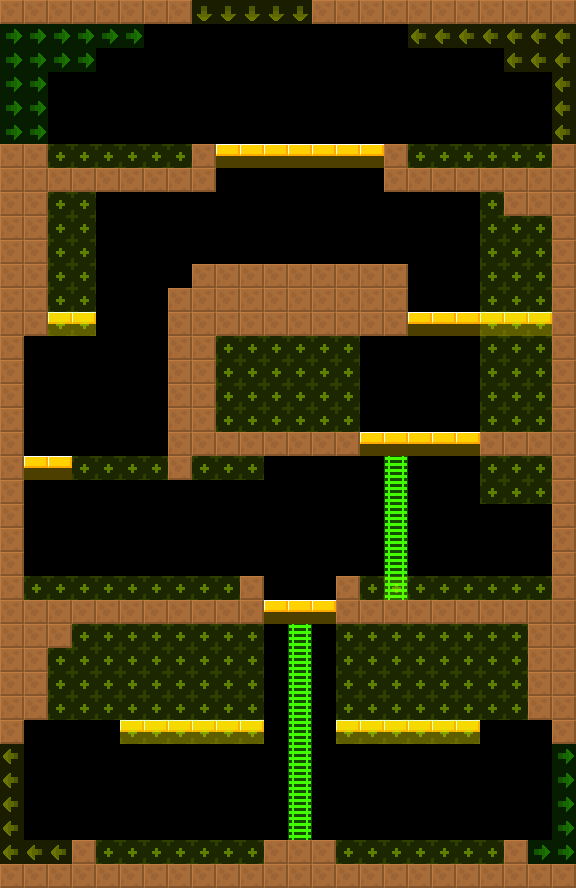

This is a level from a 2D game, rendered from its Tiled map with the project's own tilesets. A one-line summary and the map file follow, with tile-layer data summarised:
An orthogonal 24x37 tile map with 24x24 px tiles, 2 tile layers (col, lnk), 2 tilesets and 7 objects (6x Water, BreakableGround).

<map version="1.4" tiledversion="1.4.2" orientation="orthogonal" renderorder="right-down" width="24" height="37" tilewidth="24" tileheight="24" infinite="0" nextlayerid="4" nextobjectid="8">
 <tileset firstgid="6" source="../../lnk.tsx" />
 <tileset firstgid="1" source="../../col.tsx" />
 <layer id="1" name="col" width="24" height="37">
  <data>[888 cells, 255 non-empty, 3 distinct tile ids]</data>
 </layer>
 <layer id="2" name="lnk" width="24" height="37" opacity="0.5">
  <data>[888 cells, 246 non-empty, 4 distinct tile ids]</data>
 </layer>
 <objectgroup id="3" name="markers" opacity="0.5">
  <object id="1" name="Water" type="Water" x="48" y="144" width="144" height="24">
   <properties>
    <property name="yr" value="0" />
    <property name="xr" value="0" />
   </properties>
  </object>
  <object id="2" name="Water" type="Water" x="408" y="144" width="144" height="24">
   <properties>
    <property name="yr" value="0" />
    <property name="xr" value="0" />
   </properties>
  </object>
  <object id="3" name="BreakableGround" type="BreakableGround" x="72" y="456" width="96" height="24">
   <properties>
    <property name="yr" value="0" />
    <property name="xr" value="0" />
   </properties>
  </object>
  <object id="4" name="Water" type="Water" x="24" y="576" width="216" height="24">
   <properties>
    <property name="yr" value="0" />
    <property name="xr" value="0" />
   </properties>
  </object>
  <object id="5" name="Water" type="Water" x="360" y="576" width="192" height="24">
   <properties>
    <property name="yr" value="0" />
    <property name="xr" value="0" />
   </properties>
  </object>
  <object id="6" name="Water" type="Water" x="96" y="840" width="168" height="24">
   <properties>
    <property name="yr" value="0" />
    <property name="xr" value="0" />
   </properties>
  </object>
  <object id="7" name="Water" type="Water" x="336" y="840" width="168" height="24">
   <properties>
    <property name="yr" value="0" />
    <property name="xr" value="0" />
   </properties>
  </object>
 </objectgroup>
</map>
